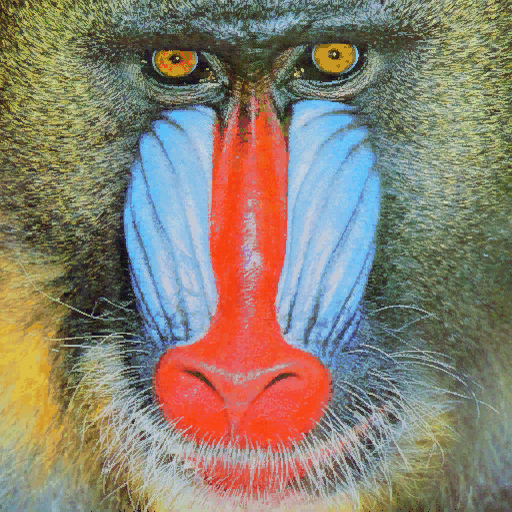
#> input picture OneDrive/Documentos/VC/VC/P2/VC_2/mandril.jpg, 512 x 512 px
$ jupyter execute --allow-errors VC_P2.ipynb   (older library calls are emulated)   (text cells are left out)
#> lines starting #> are read from the running program, lines starting #| are printed output that depends on the picture; after the words box and inside, x2 and y2 are one past the last pixel; in counts of white or black regions, pixels touching at a corner belong together; long printed decimals are rounded
[cell 1]
import cv2
import numpy as np
import matplotlib.pyplot as plt
from PIL import Image, ImageDraw, ImageFont

[cell 2]
#El contenido de la imagen resultado de Canny, son valores 0 o 255, lo compruebas al descomentar
#print(canny)
#Cuenta el número de píxeles blancos (255) por columna
#Suma los valores de los pixeles por columna
img = cv2.imread('mandril.jpg')
#> img is the input picture: shape (512, 512, 3); mean B, G, R 112.9, 128.5, 137.5
gris = cv2.cvtColor(img, cv2.COLOR_BGR2GRAY)
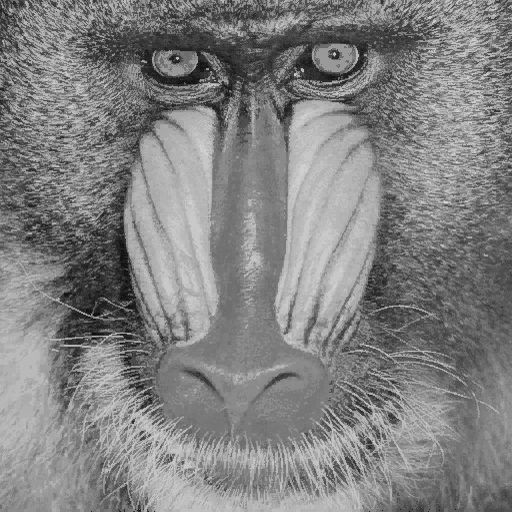
#> gris: shape (512, 512); min 6, max 220, mean 129.4
canny = cv2.Canny(gris, 100, 200)
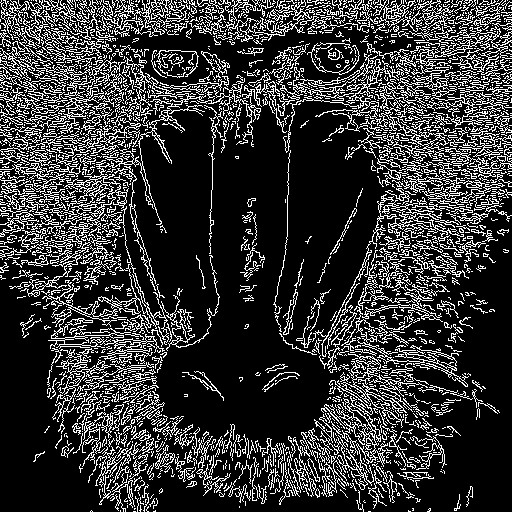
#> canny: shape (512, 512); 21.2% white in thin lines or dots
col_counts = cv2.reduce(canny, 0, cv2.REDUCE_SUM, dtype=cv2.CV_32SC1)
rows_count = cv2.reduce(canny,1,cv2.REDUCE_SUM, dtype=cv2.CV_32SC1)
#> rows_count = 512 values, max 56100 at index 12, min 4335 at index 507, mean 27646.1
#Normaliza en base al número de filas, primer valor devuelto por shape, y al valor máximo del píxel (255)
#El resultado será el número de píxeles blancos por columna
cols = col_counts[0] / (255 * canny.shape[0])
#> cols = 512 values, max 0.365 at index 104, min 0.0566 at index 261, mean 0.212
rows = rows_count[0] / (255 * canny.shape[0]) #valor normalizado
#> rows = [0.342]
max_row = rows.max() #valor mas grande
#> max_row = 0.342
print(max_row)
#| 0.3418
max_row_limit = rows.max() *0.9
#> max_row_limit = 0.308
print(max_row_limit) #limite
#| 0.3076
posible_rows = np.where(rows >= max_row_limit)[0] # valores que superan el humbral
#> posible_rows = [0]


#Muestra dicha cuenta gráficamente
plt.figure()
plt.subplot(1, 2, 1)
plt.axis("off")
plt.title("Canny")
plt.imshow(canny, cmap='gray')

# [8 lines of commented-out code are left out]
plt.subplot(1, 2, 2)
plt.title("Respuesta de Canny")
plt.xlabel("rows")
plt.ylabel("% píxeles")
plt.plot(rows_count)


#Rango en x definido por las columnas
plt.xlim([0, canny.shape[1]])
#> Out = (0, 512)
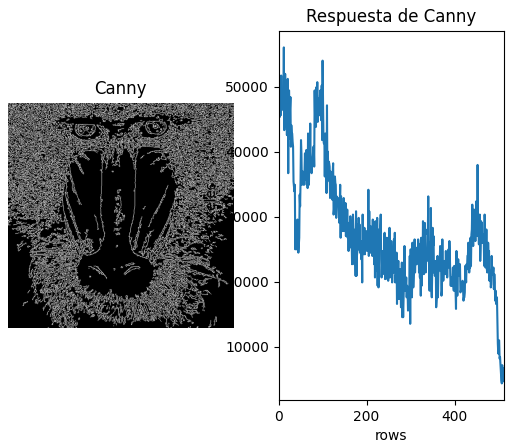
#> figure drawn by matplotlib, 2 panels; panel 2: curve peaks at x = 12, y = 56100

[cell 3]
#Cálculo del histograma de una imagen en escala de grises
valorUmbral = 130 #Prueba otros valores
_, imagenUmbralizada = cv2.threshold(gris, valorUmbral, 255, cv2.THRESH_BINARY_INV)
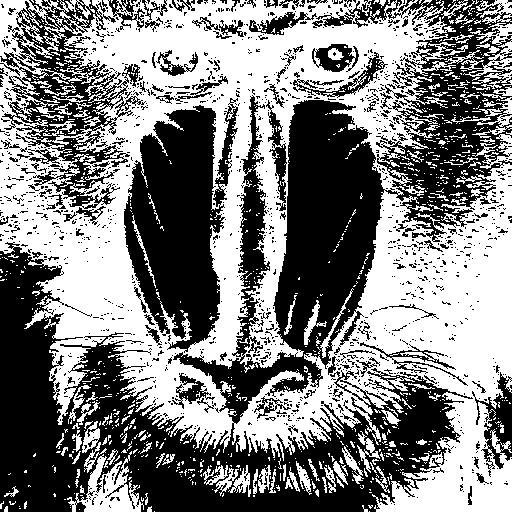
#> imagenUmbralizada: shape (512, 512); 50.8% white; 1405 black regions (1275 under 20 px), largest, box (x1, y1, x2, y2) and area: (0, 0, 512, 512) 85399, (124, 98, 238, 353) 17472, (0, 0, 146, 209) 9816
hist = cv2.calcHist([gris], [0], None, [256], [0, 256])
#> hist = 256 values, max 3536 at index 176, min 0 at index 0, mean 1024

rows_count_sobel = cv2.reduce(imagenUmbralizada,1,cv2.REDUCE_SUM, dtype=cv2.CV_32SC1)
#> rows_count_sobel = 512 values, max 109905 at index 39, min 30600 at index 452, mean 66295.5
cols_count_sobel = cv2.reduce(imagenUmbralizada,0,cv2.REDUCE_SUM, dtype=cv2.CV_32SC1)

cols_sobel = cols_count_sobel[0] / 255   # cuenta por columnas
#> cols_sobel = 512 values, max 391 at index 506, min 140 at index 327, mean 260
rows_sobel = rows_count_sobel[:,0] / 255 # cuenta por filas
#> rows_sobel = 512 values, max 431 at index 39, min 120 at index 452, mean 260

max_row = cols_sobel.max()
#> max_row = 391
max_col = cols_sobel.max()
#> max_col = 391

print("Máximo columnas:", max_col)
#| Máximo columnas: 391.0
print("Máximo filas:", max_row)
#| Máximo filas: 391.0


plt.figure()
plt.axis("off")
plt.imshow(gris, cmap='gray')


for index, i in enumerate(cols_sobel):
    if i >= 0.90*max_col:
        plt.axvline(x=index, color='r') # rojo
#> this loop made 512 passes
#> i on passes 1 to 3: 220, 223, 216

for index, j in enumerate(rows_sobel):
    if j >= 0.90*max_row:
        plt.axhline(y=index, color='g') # verde
#> this loop made 512 passes
#> j on passes 1 to 3: 268, 282, 299

# Histograma sin normalizar
plt.figure()
plt.subplot(1, 2, 1)
plt.title("Histograma")
plt.xlabel("Bins")
plt.ylabel("# píxeles")
plt.plot(hist)
plt.xlim([0, 256])

#Normaliza el histograma en base al número de píxeles y lo muestra
hist /= hist.sum()
#> hist = 256 values, max 0.0135 at index 176, min 0 at index 0, mean 0.00391

plt.subplot(1, 2, 2)
plt.title("Histograma")
plt.xlabel("Bins")
plt.ylabel("% píxeles")
plt.tight_layout(pad=3.0) #separación entre plots
plt.plot(hist)
plt.xlim([0, 256])
#> Out = (0, 256)
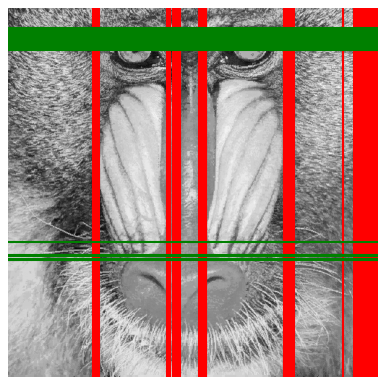
#> figure drawn by matplotlib, 1 panel
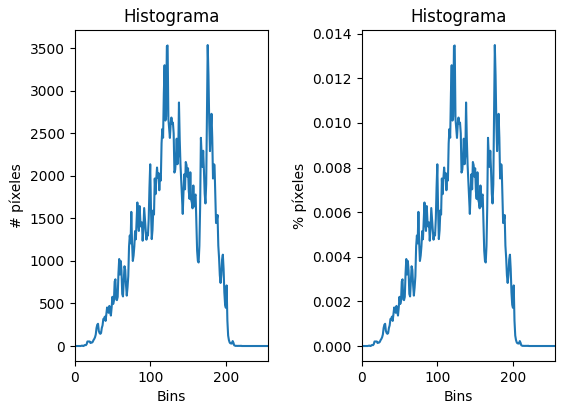
#> figure drawn by matplotlib, 2 panels; panel 1: curve peaks at x = 176, y = 3536; panel 2: curve peaks at x = 176, y = 0.0135

[cell 4]
vid = cv2.VideoCapture(0)

sat_mode = False
pop_art_mode = False
circles_mode = False
mode = 0
w = int(vid.get(cv2.CAP_PROP_FRAME_WIDTH)) // 4
h = int(vid.get(cv2.CAP_PROP_FRAME_HEIGHT)) // 4

cols, rows = 4, 4
canvas_w, canvas_h = w * cols, h * rows
collage = np.zeros((canvas_h, canvas_w, 3), dtype=np.uint8)

# Definimos 16 combinaciones de (hue_shift, saturation_factor)
effects = []
for i in range(rows):
    for j in range(cols):
        hue_shift = (i * 60 + j * 20) % 180     # variamos el tono
        sat_factor = 0.5 + (i * cols + j) * 0.15  # variamos la saturación
        effects.append((hue_shift, sat_factor))
#> after the loop, effects = [(0, 0.5), (20, 0.65), (40, 0.8), (60, 0.95), (60, 1.1), (80, 1.25), (100, 1.4), (120, 1.55), (120, 1.7), (140, 1.85), (160, 2), (0, 2.15), (0, 2.3), (20, 2.45), (40, 2.6), (60, 2.75)]
while(True):
    # fotograma a fotograma
    ret, frame = vid.read()
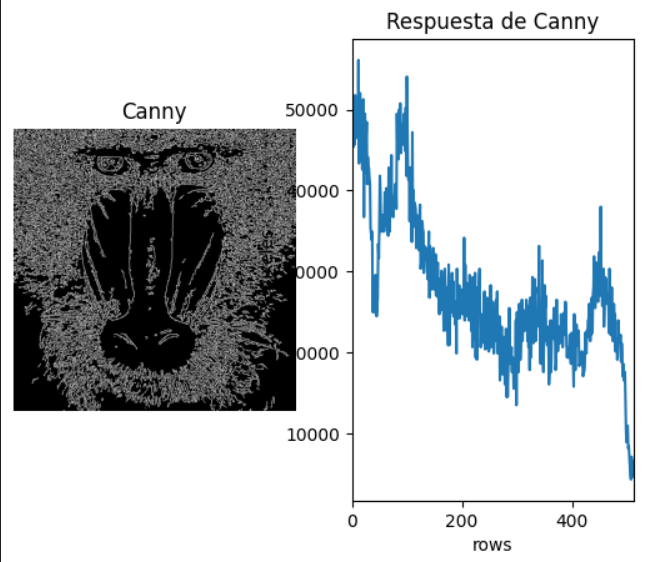
#> input picture OneDrive/Documentos/VC/VC/P2/VC_2/Mandril1.png, 645 x 562 px, given in place of the camera
#> frame is the input picture: shape (562, 645, 3); mean B, G, R 203.4, 200.6, 196.5
    if ret:
        match mode:
            case 0:
                frame_to_show = frame
            case 1:
                b = frame[:,:,0]
                g = frame[:,:,1]
                r = frame[:,:,2]

                #modificacion comienzo del canal rojo
                # Guardamos copia del rojo original
                r_original = r.copy()

                r = 255 - r   # saturación automática en 255

                for i in range(0, r.shape[0], 40):
                    r[i:i+10, :] = r_original[i:i+10, :]
                frame_to_show = cv2.merge((b, g, r))
            case 2:
                frame_to_show = frame
                gray = cv2.cvtColor(frame_to_show, cv2.COLOR_BGR2GRAY)

            # Encontramos el píxel más oscuro y más claro
                minVal, maxVal, minLoc, maxLoc = cv2.minMaxLoc(gray)

                # Dibujamos círculos
                cv2.circle(frame_to_show, minLoc, 10, (255, 0, 0), 2)   # azul = más oscuro
                cv2.circle(frame_to_show, maxLoc, 10, (0, 255, 255), 2) # amarillo = más claro
            case 3:
                frame_small = cv2.resize(frame, (w, h), interpolation=cv2.INTER_AREA)

                idx = 0
                for i in range(rows):
                    for j in range(cols):
                        hue_shift, sat_factor = effects[idx]
                        idx += 1

                        # Convertimos a HSV
                        hsv = cv2.cvtColor(frame_small, cv2.COLOR_BGR2HSV).astype(np.float32)

                        # Cambiamos el tono (Hue)
                        hsv[:,:,0] = (hsv[:,:,0] + hue_shift) % 180

                        # Ajustamos la saturación
                        hsv[:,:,1] = np.clip(hsv[:,:,1] * sat_factor, 0, 255)

                        # Convertimos de nuevo a BGR
                        tile = cv2.cvtColor(hsv.astype(np.uint8), cv2.COLOR_HSV2BGR)

                        # Colocamos en el collage
                        collage[i*h:(i+1)*h, j*w:(j+1)*w] = tile

                # Dibujar borde general
                cv2.rectangle(collage, (0,0), (canvas_w-1, canvas_h-1), (0,0,0), 6)
                frame_to_show = collage
        cv2.putText(frame_to_show, "Tecla N para modo circulos en pixel mas claro y mas oscuro", (325,455), cv2.FONT_HERSHEY_SIMPLEX, 0.3, (0,0,0), 1, cv2.FILLED)
        cv2.putText(frame_to_show, "Tecla B para modo pop art", (325,465), cv2.FONT_HERSHEY_SIMPLEX, 0.3, (0,0,0), 1, cv2.FILLED)
        cv2.putText(frame_to_show, "Tecla M para modo saturacion", (325,475), cv2.FONT_HERSHEY_SIMPLEX, 0.3, (0,0,0), 1, cv2.FILLED)
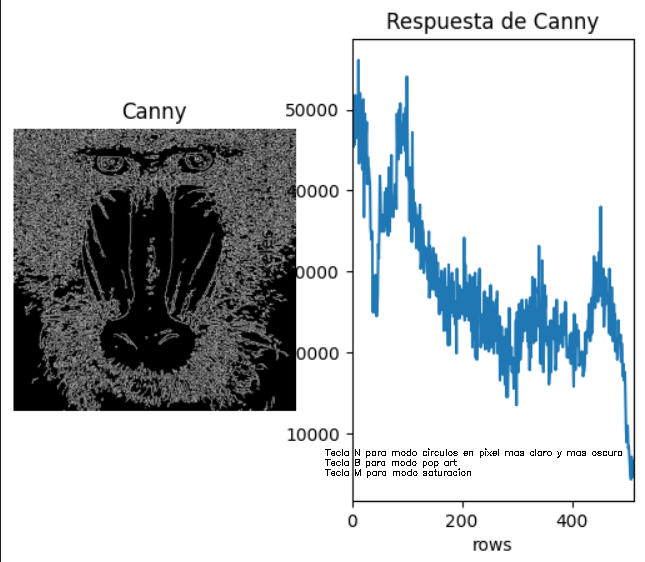
#> frame_to_show: shape (562, 645, 3); mean B, G, R 202.6, 199.8, 195.7
        cv2.imshow('Webcam', frame_to_show)
    key = cv2.waitKey(20)
#> (key Esc is pressed here)
    if key == 27:
        break
    if key & 0xFF == ord('m'):
        mode = 1 if mode != 1 else 0
    if key & 0xFF == ord('n'):
        mode = 2 if mode != 2 else 0
    if key & 0xFF == ord('b'):
        mode = 3 if mode != 3 else 0


# Libera el objeto de captura
vid.release()
# Destruye ventanas
cv2.destroyAllWindows()
